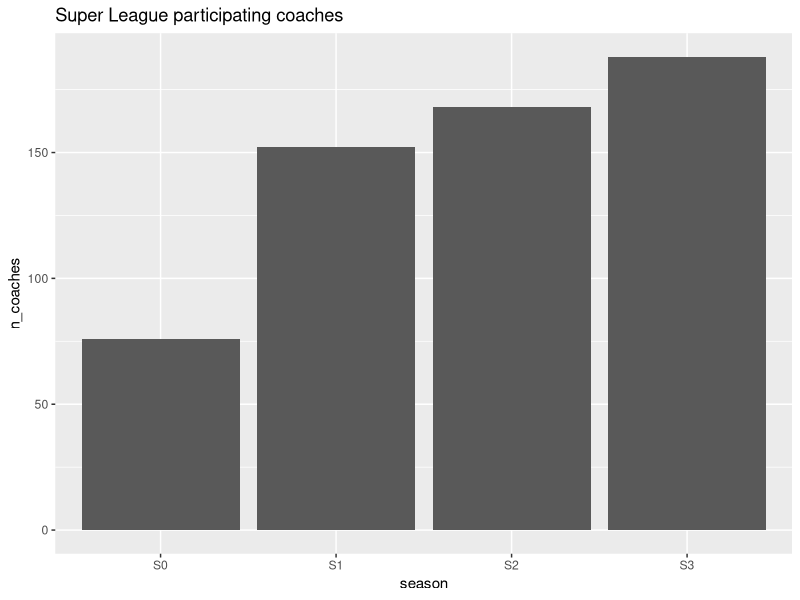

The R source for this figure:
## ---- chunk 1
knitr::opts_chunk$set(echo = TRUE)
## ---- chunk 2
# Load packages
library(tidyverse)
## ---- chunk 3
library(tidyverse)
season <- c("S0", "S1", "S2", "S3")
n_coaches <- c(76, 152, 168, 188)

ggplot(data.frame(season, n_coaches), aes(x = season, y = n_coaches)) +
  geom_col() + ggtitle("Super League participating coaches")
